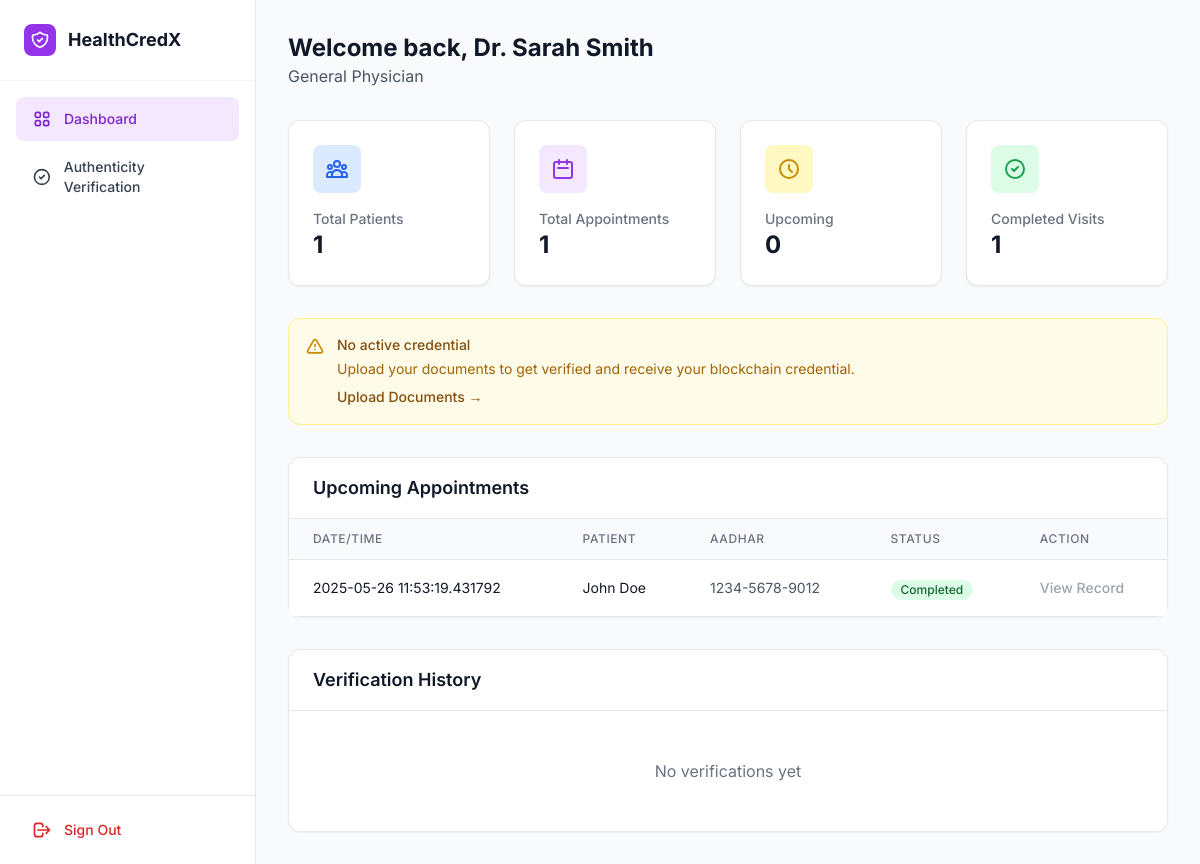
The page /practitioner/dashboard (signed in) on the database as committed earlier.
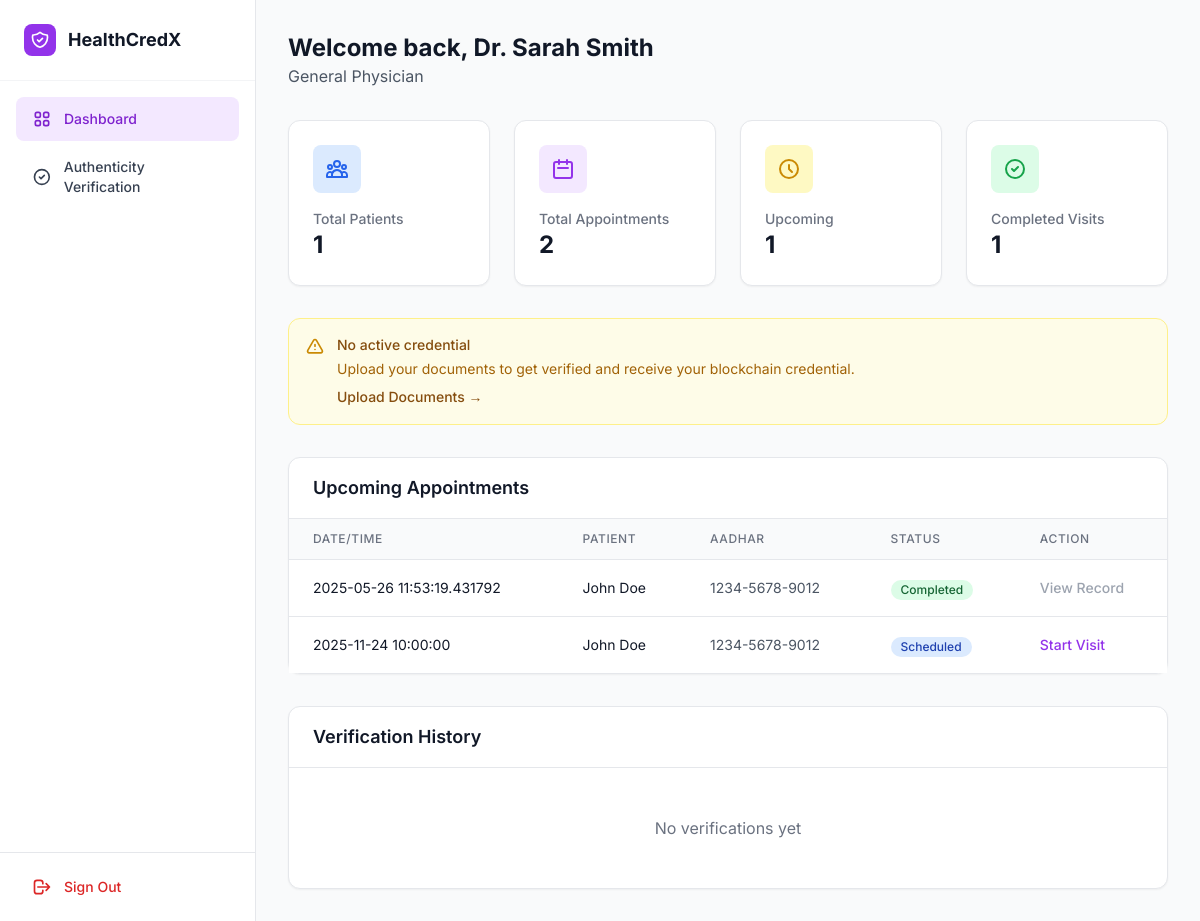
The same page on the database as committed later.
### tables this page shows
CREATE TABLE appointments (
            id INTEGER PRIMARY KEY AUTOINCREMENT,
            patient_id INTEGER NOT NULL,
            doctor_id INTEGER,
            hospital_id INTEGER NOT NULL,
            date_time TIMESTAMP NOT NULL,
            department TEXT,
            symptoms TEXT,
            notes TEXT,
            status TEXT DEFAULT 'scheduled' CHECK(status IN ('scheduled', 'completed', 'cancelled')),
            created_at TIMESTAMP DEFAULT CURRENT_TIMESTAMP,
            FOREIGN KEY (patient_id) REFERENCES users(id),
            FOREIGN KEY (doctor_id) REFERENCES users(id),
            FOREIGN KEY (hospital_id) REFERENCES users(id)
        );

CREATE TABLE users (
            id INTEGER PRIMARY KEY AUTOINCREMENT,
            email TEXT UNIQUE NOT NULL,
            password TEXT NOT NULL,
            name TEXT NOT NULL,
            role TEXT NOT NULL CHECK(role IN ('practitioner', 'organization', 'admin', 'hospital', 'pharma', 'patient')),
            practitioner_type TEXT,
            organization_name TEXT,
            created_at TIMESTAMP DEFAULT CURRENT_TIMESTAMP,
            last_login TIMESTAMP
        );

CREATE TABLE patient_profiles (
            id INTEGER PRIMARY KEY AUTOINCREMENT,
            user_id INTEGER NOT NULL UNIQUE,
            aadhar_number TEXT UNIQUE,
            dob DATE,
            gender TEXT,
            blood_type TEXT,
            weight REAL,
            height REAL,
            existing_conditions TEXT,
            created_at TIMESTAMP DEFAULT CURRENT_TIMESTAMP,
            FOREIGN KEY (user_id) REFERENCES users(id)
        );

### app.py (the view)
@app.route('/practitioner/dashboard')
@auth.require_role('practitioner')
def practitioner_dashboard():
    user = auth.get_current_user()
    verifications = db.get_verifications_by_user(user['id'])
    active_credential = db.get_active_credential(user['id'])
    appointments = db.get_appointments_by_user(user['id'], 'practitioner')
    stats = db.get_practitioner_stats(user['id'])
    return render_template('practitioner_dashboard.html',
                         verifications=verifications,
                         credential=active_credential,
                         appointments=appointments,
                         stats=stats)

### auth.py (called while the page is built)
def get_current_user():
    if 'user_id' in session:
        return {
            'id': session['user_id'],
            'email': session['user_email'],
            'name': session['user_name'],
            'role': session['user_role'],
            'practitioner_type': session.get('practitioner_type'),
            'organization_name': session.get('organization_name')
        }
    return None

def is_authenticated():
    return 'user_id' in session

def require_role(*roles):
    def decorator(f):
        @wraps(f)
        def decorated_function(*args, **kwargs):
            if not is_authenticated():
                flash('Please log in to access this page.', 'warning')
                return redirect(url_for('login'))
            user = get_current_user()
            if user['role'] not in roles:
                flash('You do not have permission to access this page.', 'danger')
                return redirect(url_for('index'))
            return f(*args, **kwargs)
        return decorated_function
    return decorator

### database.py (called while the page is built)
def get_db():
    DB_PATH.parent.mkdir(exist_ok=True)
    conn = sqlite3.connect(DB_PATH)
    conn.row_factory = sqlite3.Row  # Access columns by name
    return conn

### templates/practitioner_dashboard.html (shortened to what the changed rows need)
<!DOCTYPE html>
<html lang="en" class="bg-gray-50">
<head>
    <script src="https://cdn.tailwindcss.com"></script>
</head>
<body class="flex h-screen overflow-hidden">
    <main class="flex-1 overflow-y-auto bg-gray-50 p-8 relative">
        <div class="mb-8">
            <h1 class="text-2xl font-bold text-gray-900">Welcome back, {{ session.user_name }}</h1>
        </div>
        <div class="grid grid-cols-1 md:grid-cols-2 lg:grid-cols-4 gap-6 mb-8">
            <div class="bg-white p-6 rounded-xl border border-gray-200 shadow-sm">
                <div class="flex items-center justify-between mb-4">
                    <div class="w-12 h-12 bg-purple-100 rounded-lg flex items-center justify-center">
                    </div>
                </div>
                <h3 class="text-gray-500 text-sm font-medium">Total Appointments</h3>
                <p class="text-2xl font-bold text-gray-900">{{ stats.total_appointments }}</p>
            </div>
            <div class="bg-white p-6 rounded-xl border border-gray-200 shadow-sm">
                <div class="flex items-center justify-between mb-4">
                    <div class="w-12 h-12 bg-yellow-100 rounded-lg flex items-center justify-center">
                    </div>
                </div>
                <h3 class="text-gray-500 text-sm font-medium">Upcoming</h3>
                <p class="text-2xl font-bold text-gray-900">{{ stats.pending_appointments }}</p>
            </div>
        </div>
        <div class="bg-white border border-gray-200 rounded-xl shadow-sm mb-8">
            <div class="px-6 py-4 border-b border-gray-200">
                <h2 class="text-lg font-semibold text-gray-900">Upcoming Appointments</h2>
            </div>
            {% if appointments %}
            <div class="overflow-x-auto">
                <table class="min-w-full divide-y divide-gray-200">
                    <thead class="bg-gray-50">
                        <tr>
                            <th class="px-6 py-3 text-left text-xs font-medium text-gray-500 uppercase tracking-wider">Date/Time</th>
                            <th class="px-6 py-3 text-left text-xs font-medium text-gray-500 uppercase tracking-wider">Patient</th>
                            <th class="px-6 py-3 text-left text-xs font-medium text-gray-500 uppercase tracking-wider">Aadhar</th>
                            <th class="px-6 py-3 text-left text-xs font-medium text-gray-500 uppercase tracking-wider">Status</th>
                            <th class="px-6 py-3 text-left text-xs font-medium text-gray-500 uppercase tracking-wider">Action</th>
                        </tr>
                    </thead>
                    <tbody class="bg-white divide-y divide-gray-200">
                        {% for appt in appointments %}
                        <tr class="hover:bg-gray-50">
                            <td class="px-6 py-4 whitespace-nowrap text-sm text-gray-900">{{ appt.date_time.replace('T', ' ') }}</td>
                            <td class="px-6 py-4 whitespace-nowrap text-sm text-gray-900">{{ appt.patient_name }}</td>
                            <td class="px-6 py-4 whitespace-nowrap text-sm text-gray-600">{{ appt.aadhar_number or 'N/A' }}</td>
                            <td class="px-6 py-4 whitespace-nowrap">
                                <span class="inline-flex items-center px-2.5 py-0.5 rounded-full text-xs font-medium
                                    {% if appt.status == 'completed' %}bg-green-100 text-green-800
                                    {% elif appt.status == 'cancelled' %}bg-red-100 text-red-800
                                    {% else %}bg-blue-100 text-blue-800{% endif %}">
                                    {{ appt.status.title() }}
                                </span>
                            </td>
                            <td class="px-6 py-4 whitespace-nowrap text-sm font-medium">
                                {% if appt.status == 'scheduled' %}
                                <a href="/practitioner/visit/{{ appt.id }}" class="text-purple-600 hover:text-purple-900">Start Visit</a>
                                {% else %}
                                <span class="text-gray-400">View Record</span>
                                {% endif %}
                            </td>
                        </tr>
                        {% endfor %}
                    </tbody>
                </table>
            </div>
            {% else %}
            <div class="px-6 py-12 text-center">
                <p class="text-gray-500">No appointments scheduled.</p>
            </div>
            {% endif %}
        </div>
        <div class="bg-white border border-gray-200 rounded-xl shadow-sm">
            <div class="px-6 py-4 border-b border-gray-200">
                <h2 class="text-lg font-semibold text-gray-900">Verification History</h2>
            </div>
        </div>
    </main>
</body>
</html>

Rows that differ between the two databases and show on the page:
added appointments: date_time.replace "2025-11-24 10:00:00", patient_name "John Doe", aadhar_number "1234-5678-9012", status "Scheduled"
Other text that changed with them:
{{ stats.total_appointments }}: "1" → "2"
{{ stats.pending_appointments }}: "0" → "1"
